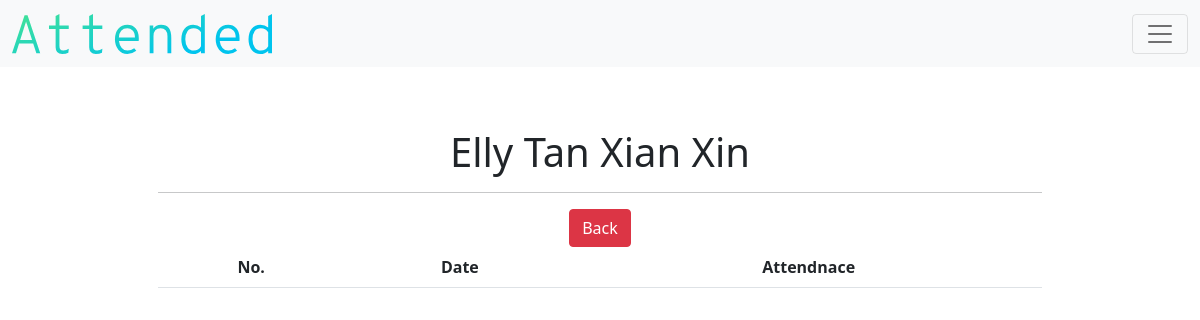
Before: /detail_attendance/1 (signed in) with the older database file.
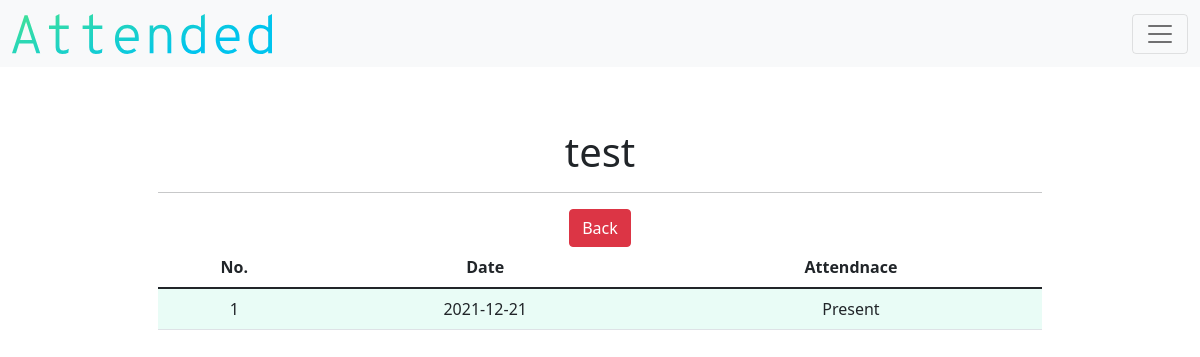
After: the same page with the newer database file.
### models.py (models this page shows)
class Student(db.Model):
    __tablename__ = "student"
    id = db.Column(db.Integer, primary_key=True)
    teacher_id = db.Column(db.Integer, db.ForeignKey("teacher.id"))
    class_id = db.Column(db.Integer, nullable=True, default=0)
    name = db.Column(db.String(), nullable=False)
    birth = db.Column(db.String(),nullable=False)
    age = db.Column(db.Integer(), nullable=False)
    gender = db.Column(db.String(), nullable=False)
    parent = db.Column(db.String(), nullable=True)
    parent2 = db.Column(db.String(), nullable=True)
    number = db.Column(db.String, nullable=True)
    number2 = db.Column(db.String, nullable=True)
    email = db.Column(db.String(), nullable=True)
    email2 = db.Column(db.String(), nullable=True)
    address = db.Column(db.String(), nullable=False)
    city = db.Column(db.String(), nullable=False)
    state = db.Column(db.String(), nullable=False)
    postcode = db.Column(db.Integer, nullable=False)
    attend_count = db.Column(db.Integer, nullable=True, default=0)
    student_attends = db.relationship("Attendance", backref="student_attend")

class Attendance(db.Model):
    __tablename__ = "attendance"
    id = db.Column(db.Integer, primary_key=True)
    teacher_id = db.Column(db.Integer, db.ForeignKey("teacher.id"))
    class_id = db.Column(db.Integer, db.ForeignKey("class.id"))
    student_id = db.Column(db.Integer, db.ForeignKey("student.id"))
    date = db.Column(db.String(),nullable=False)
    presence = db.Column(db.String(),nullable=False)

### application.py (the view)
@app.route("/detail_attendance/<string:id>")
def detail_attendance(id):
    teacher = current_user.get_id()
    teacher_object = db.session.query(Teacher).filter_by(id=teacher).first()
    if not current_user.is_authenticated:
        return redirect("/login")
    else:
        TABLE_HEADERS = ["No.", "Date", "Attendnace"]
        student_object = db.session.query(Student).filter_by(id=id).first()
        class_id = student_object.class_id
        attendance_object = db.session.query(Attendance).filter_by(student_id=id).order_by(Attendance.date.desc())
        new_attendance = db.session.query(Attendance).filter_by(class_id=class_id).group_by(Attendance.date)
        return render_template("detail-attendance.html", headers=TABLE_HEADERS, attendances=attendance_object, student=student_object, new_student=new_attendance, teacher=teacher_object)

### application.py (called while the page is built)
@login.user_loader
def load_user(id):
    return Teacher.query.get(id)

### templates/detail-attendance.html (shortened to what this page needs)
{% extends "layout.html" %}
{% block main %}
        <h1>{{student.name}}</h1>
        <hr>
        <div class="d-grid gap-2 d-md-block">
          <a class="btn btn-danger" id="detail-attendance-class-back" href="/detail_class/{{student.class_id}}" type="button">Back</a>
        </div>
        <div class="table-responsive">
          <table class="table table-hover">
                  <thead>
                          <tr>
                                  {% for header in headers %}
                                  <th id="header"> {{ header }} </th>
                                  {% endfor %}
                          </tr>
                  </thead>
                  <tbody>
                    {% if student.attend_count == 0 %}
                      {% for date in new_student %}
                        <tr>
                            <td class="counterCell"></td>
                            <td>{{date.date}}</td>
                            <td>Absent</td>
                        </tr>
                      {% endfor %}
                    {% else %}
                      {% for attendance in attendances %}
                        <tr>
                            <td class="counterCell"></td>
                            <td>{{attendance.date}}</td>
                            <td> {{attendance.presence }} </td>
                        </tr>
                      {% endfor %}
                    {% endif %}
                  </tbody>
          </table>
        </div>
{% endblock %}

Changed rows visible on the page:
changed Student: name "Elly Tan Xian Xin" → "test"
added Attendance: date "2021-12-21", presence "Present"
